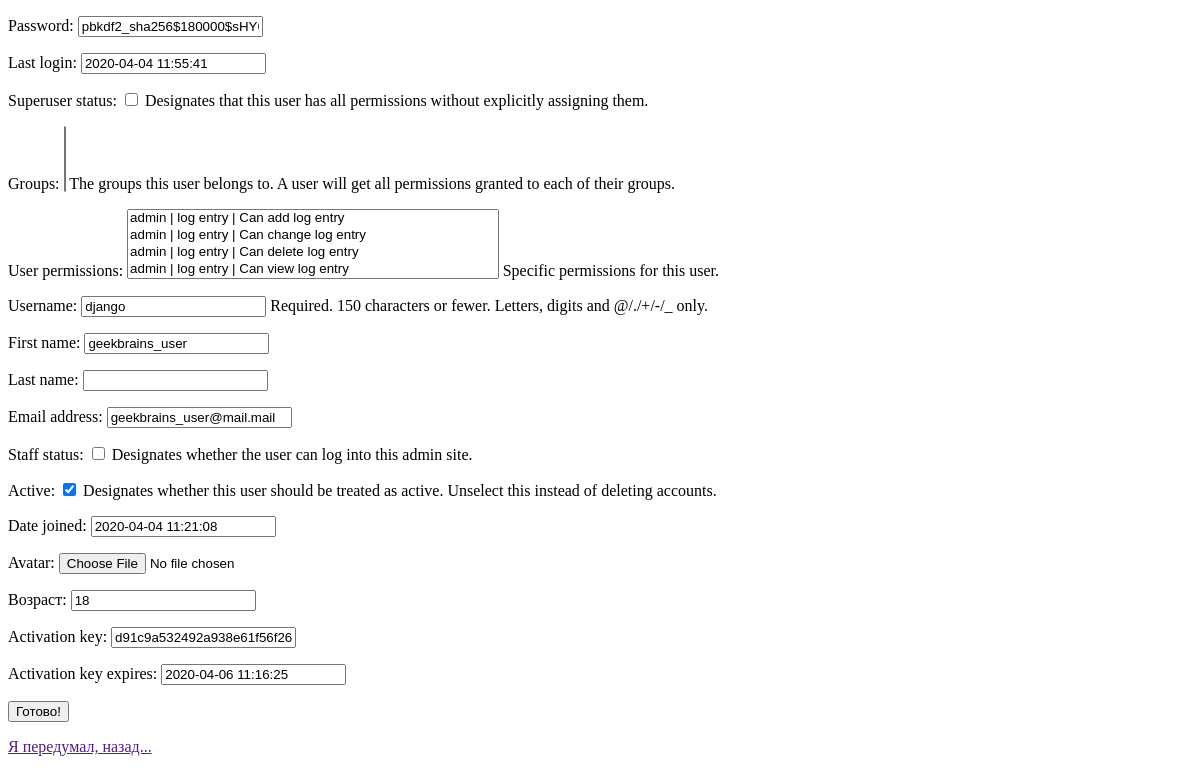
/adminapp/product/user_update/12 (signed in), run on an earlier commit of the app's database.
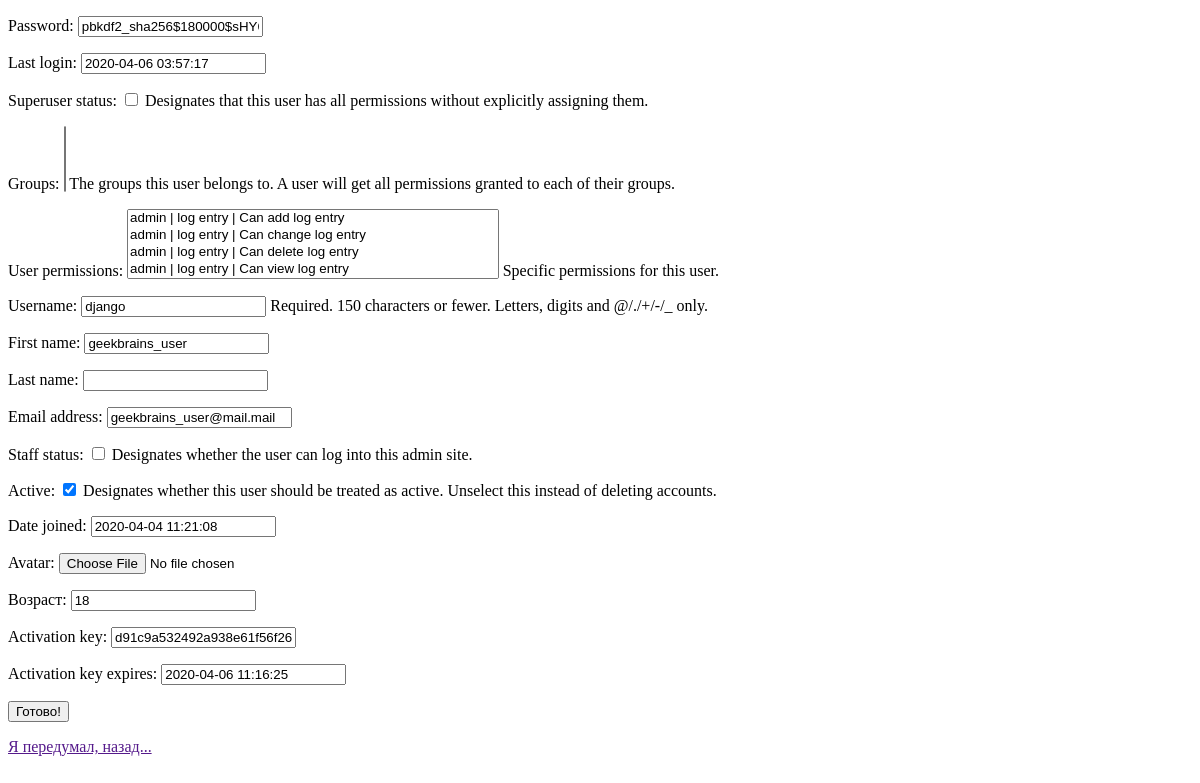
And on a later commit of the database.
### authapp/models.py (models this page shows, shortened)
class ShopUser(AbstractUser):
    class Meta:
        verbose_name = 'Пользователь'
        verbose_name_plural = 'Пользователи'
    avatar = models.ImageField(upload_to='user_avatars', blank=True)
    age = models.PositiveIntegerField(verbose_name='Возраст', default=18)
    activation_key = models.CharField(max_length=128, blank=True)
    activation_key_expires = models.DateTimeField(default=get_exp())

### adminapp/views.py (the view)
# urls.py: path('product/user_update/<pk>', UserUpdateView.as_view(), name='user_update'),
class UserUpdateView(IsUserAdminView, UpdateView):
    model = ShopUser
    template_name = 'adminapp/update.html'
    fields = '__all__'
    success_url = reverse_lazy('adminapp:user')

### adminapp/views.py (called while the page is built)
    def test_func(self):
        return self.request.user.is_superuser

### adminapp/templates/adminapp/update.html (shortened to what this page needs)
{% extends 'adminapp/adminAppBase.html' %}
{% block body %}
    <form class = "form-horizontal" method="POST" enctype = "multipart/form-data">
        {{ form.as_p}}
        <input type="submit" value="Готово!">
    </form>
    <p><a href="{{ request.META.HTTP_REFERER }}">Я передумал, назад...</a></p>
{% endblock %}

What changed in the data, as far as the page shows it:
changed ShopUser "pbkdf2_sha256$180000$sHY6vXvsQjvb$qKRFZYj1Nt/4pbJsRcujRAnljSqN0g6pr+M9E2aSPSE=": last_login "2020-04-04 11:55:41" → "2020-04-06 03:57:17"
